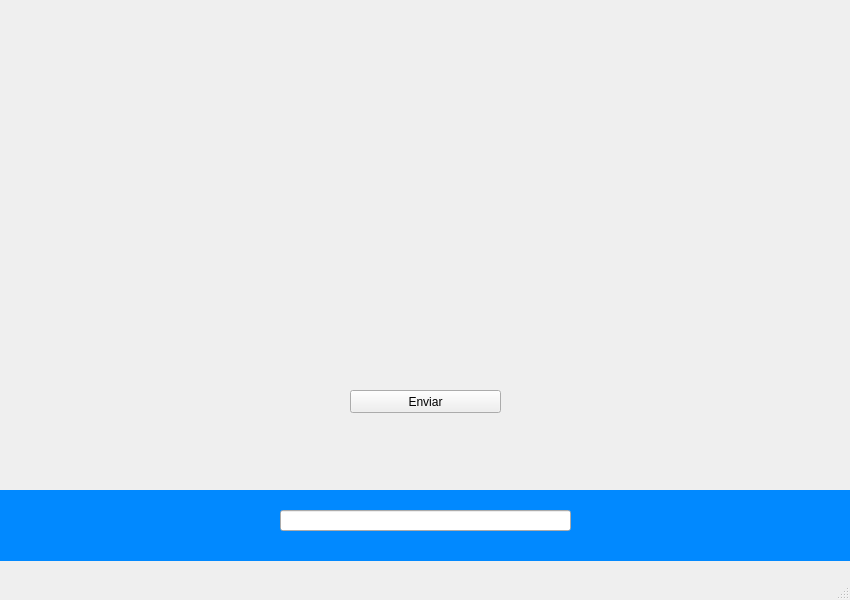
<?xml version="1.0" encoding="UTF-8"?>
<ui version="4.0">
 <class>VentanaInicio</class>
 <widget class="QMainWindow" name="VentanaInicio">
  <property name="geometry">
   <rect>
    <x>0</x>
    <y>0</y>
    <width>850</width>
    <height>600</height>
   </rect>
  </property>
  <property name="minimumSize">
   <size>
    <width>850</width>
    <height>600</height>
   </size>
  </property>
  <property name="maximumSize">
   <size>
    <width>850</width>
    <height>600</height>
   </size>
  </property>
  <property name="windowTitle">
   <string>MainWindow</string>
  </property>
  <widget class="QWidget" name="centralwidget">
   <widget class="QLabel" name="imagen_fondo">
    <property name="geometry">
     <rect>
      <x>0</x>
      <y>0</y>
      <width>850</width>
      <height>600</height>
     </rect>
    </property>
    <property name="text">
     <string/>
    </property>
    <property name="pixmap">
     <pixmap>../../sprites/background/index1.png</pixmap>
    </property>
    <property name="scaledContents">
     <bool>true</bool>
    </property>
   </widget>
   <widget class="QLabel" name="label">
    <property name="geometry">
     <rect>
      <x>-10</x>
      <y>490</y>
      <width>861</width>
      <height>71</height>
     </rect>
    </property>
    <property name="styleSheet">
     <string notr="true">background-color: rgb(1, 137, 255);</string>
    </property>
    <property name="text">
     <string/>
    </property>
   </widget>
   <widget class="QLineEdit" name="input_usuario">
    <property name="geometry">
     <rect>
      <x>280</x>
      <y>510</y>
      <width>291</width>
      <height>21</height>
     </rect>
    </property>
   </widget>
   <widget class="QPushButton" name="boton">
    <property name="geometry">
     <rect>
      <x>350</x>
      <y>390</y>
      <width>151</width>
      <height>23</height>
     </rect>
    </property>
    <property name="text">
     <string>Enviar</string>
    </property>
   </widget>
  </widget>
  <widget class="QMenuBar" name="menubar">
   <property name="geometry">
    <rect>
     <x>0</x>
     <y>0</y>
     <width>850</width>
     <height>21</height>
    </rect>
   </property>
  </widget>
  <widget class="QStatusBar" name="statusbar"/>
 </widget>
 <resources/>
 <connections/>
</ui>
